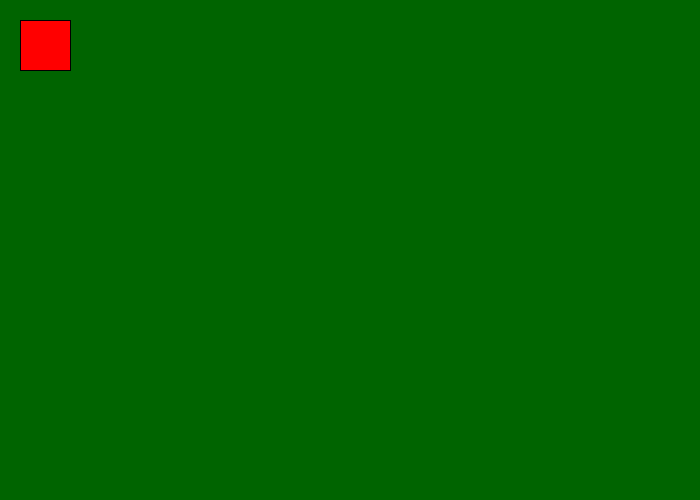
Frame 1 (no input)
Frame 60 (the mouse pressed at the canvas centre just before this capture): identical to frame 1, image omitted
Frame 120 (the mouse held since frame 60 and released just before this capture): identical to frame 1, image omitted

The Processing sketch that drew this single still picture (run headless with seeded random() and noise(); from frame 60 on, the mouse is pressed at the canvas centre):

// Processing sketch: ClickOnButton
// ── ClickOnButton.pde
int u = 20;
int v = 20;
int x = 50;
int y = 50;

void setup() {
 size (700, 500);
 fill (255,0,0);
}

void draw() {
 background(0,100,0);
 // draw the circle in the position taken from the x and y variables
 rect(u, v, x, y);
}

void mousePressed() {
 // when the mouse button is pressed, check to see if it is withing the square
 // if it is, change the color of the square
 //if ((mouseX >= u) && (mouseX <= (u+x) && (mouseY >= v) && (mouseY <= (v+y)) {
 if ((mouseX >= u) && (mouseX <= (u+x)) && (mouseY >= v) && (mouseY <= (v+y))){
   fill(0,255,0);
 }
 else{
  fill(255,0,0); 
 }
}
